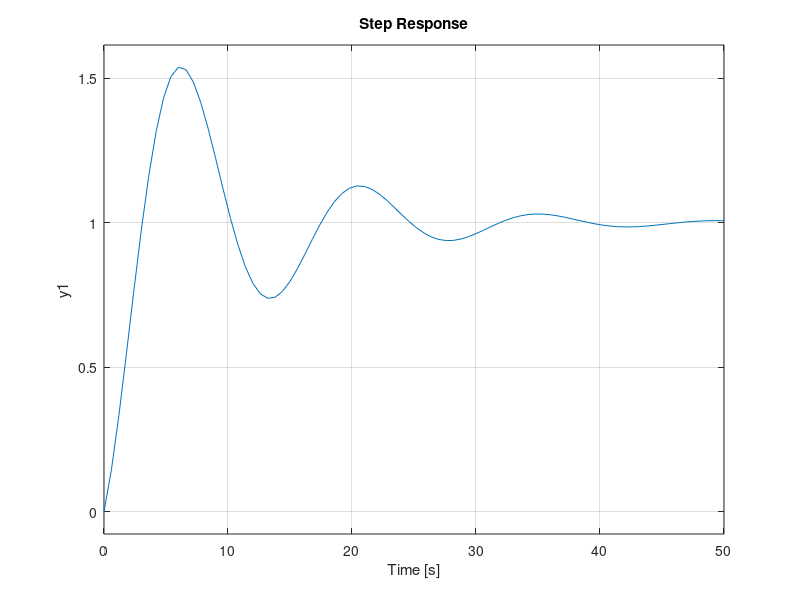

MATLAB code for this plot:

J = 5;
Kp = 1;
Kd = 1;

num = 1;
den = [J 0 0];

num_ct = [Kd Kp]

sys = tf(num, den);
sys_ct = tf(num_ct, [1]);
sys_cl = feedback(sys_ct*sys, 1);

step(sys_cl)
xlim([0 50])